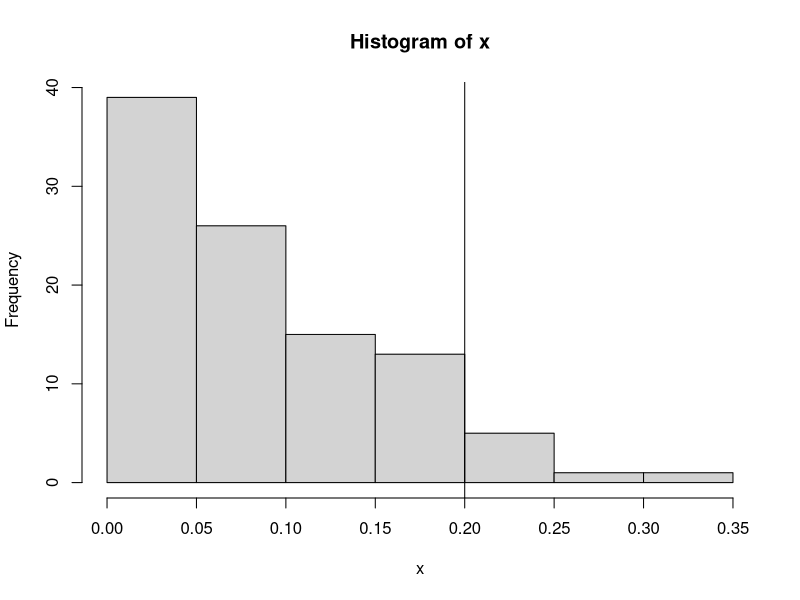
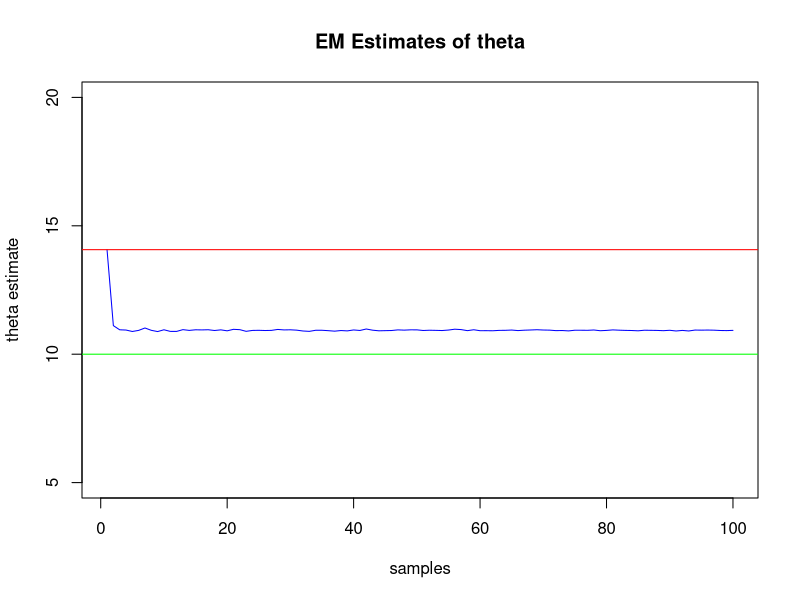
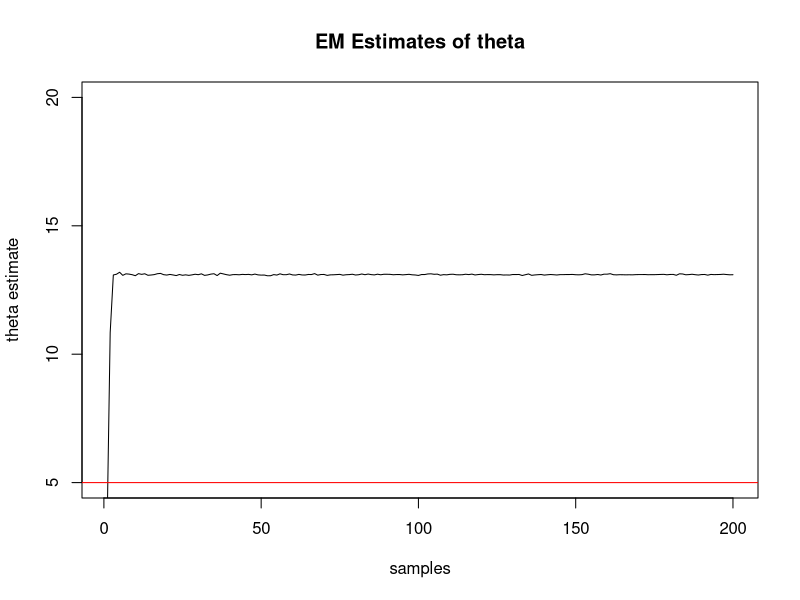
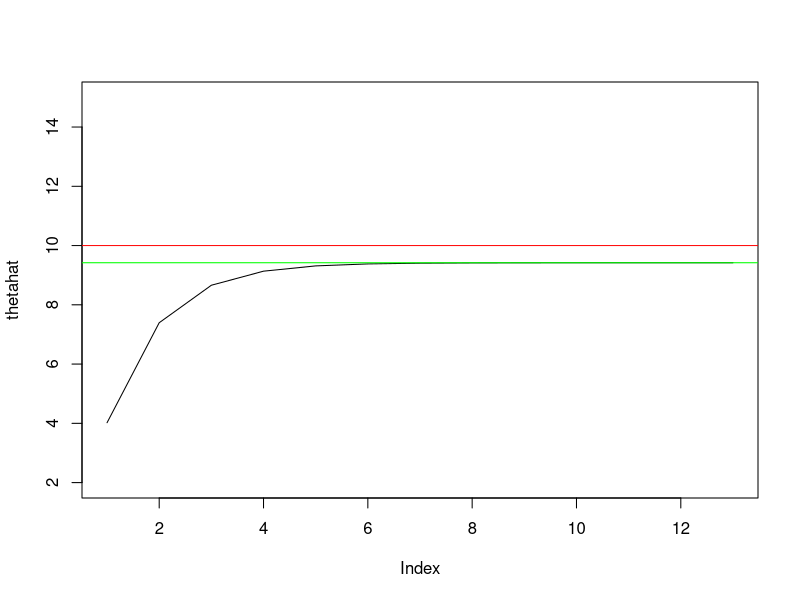
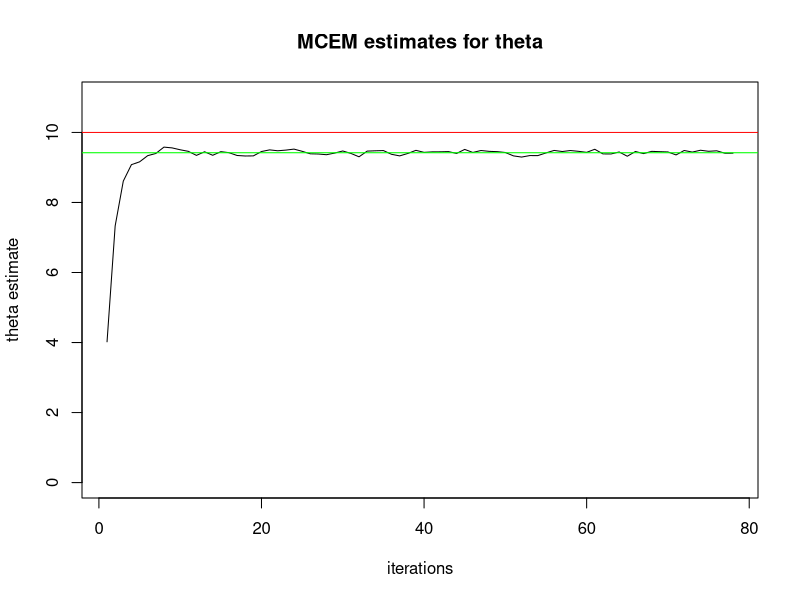
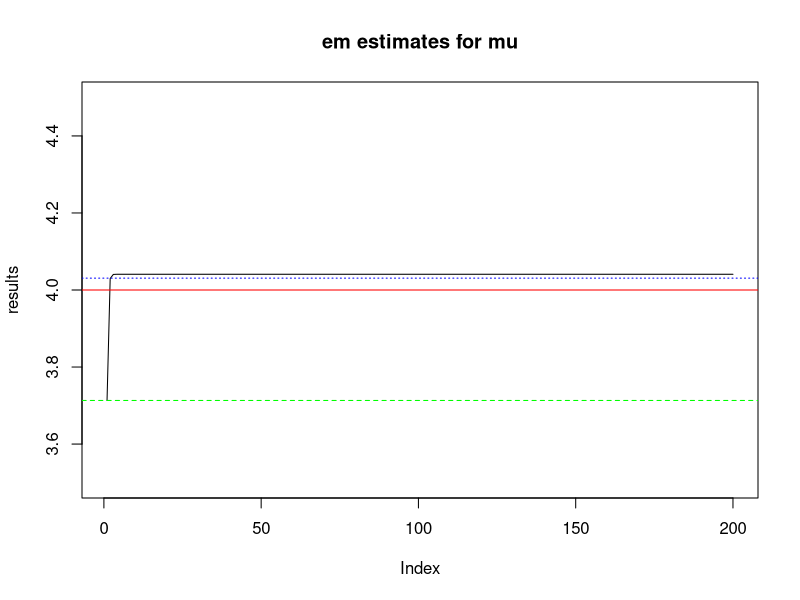
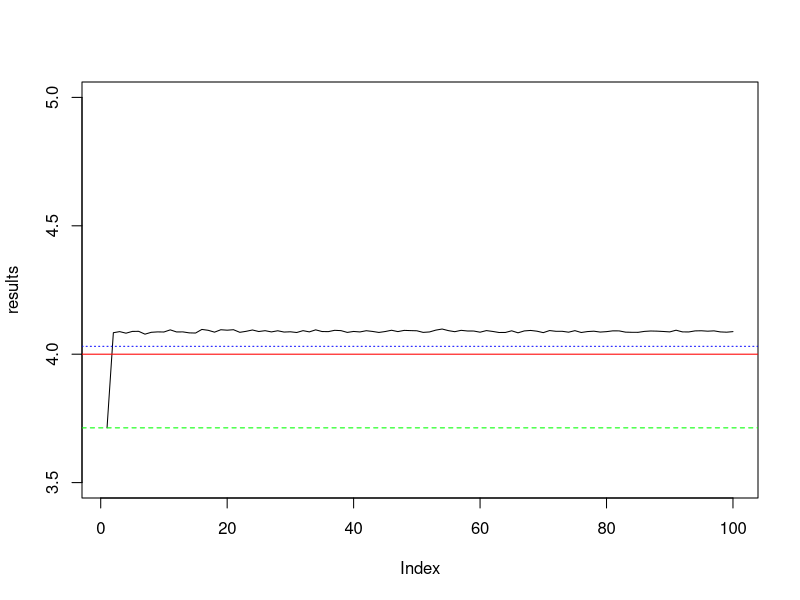

Generate these figures, in order, with R:
## ---- chunk 1
set.seed(5678)
theta = 5
rate = 1/theta

t = 5
N = 100
M = 50
y = rexp(n = N, rate = rate)
x = rexp(n = M, rate = rate)
x = sort(x)
E = as.integer(x > t)

N.ybar = sum(y)
Z = sum(E)
t = 5

theta.j = 0.1
theta.jp1 = 0.5
for(i in 1:10){
  theta.j = theta.jp1
  p = (exp(-t/theta.j)/(1-exp(-t/theta.j)))
  theta.jp1 = (N.ybar + Z*( t + theta.j) + (M-Z)*(theta.j - t*p) ) / (N+M)
  print(theta.jp1)
}



## compare against MLE from observed data
mean(y)

## note, results will vary if you remove seed

## ---- chunk 2

set.seed(456789)
truetheta=10
t = 0.2 ##censoring time
n = 100
x = round(rexp(n, truetheta), 4) #R uses rate
hist(x)
abline(v = t)

## Determine observed vs. missing data
y = x[x < t]
y=sort(y)
r=sum(x < t) ## observed data
m = n-r



N = 100 ## number of iterations
M = 20
new_theta = n/sum(y)
diff = 1
results = numeric(N)
for(i in 1:N){
  results[i] = new_theta
  old_theta = new_theta
  #print(old_theta)
  Y = matrix(data = rep(x = y, M), nrow = length(y), ncol = M)
  Z = t + rexp(n = M * m, rate = old_theta)
  Z = matrix(data = Z, nrow = m, ncol = M)
  X = rbind(Y,Z)
  new_theta = n/mean(apply(X,2, sum))
  #new_theta = n/mean(colSums(X))
  M = M + 5
  #print(new_theta)
}


plot(results, main = "EM Estimates of theta", 
     type = "l", col = "blue", ylim = c(5, 20),
     xlab = "samples", ylab = "theta estimate")
abline(h = truetheta, col = "green")
abline(h = n/sum(y), col = "red") ## MLE estimate of observed data

#thetaMLE= 1/(mean(y[y < t]) + (n-r)*t/r)

## ---- chunk 3

M = 20
y_observed = y[y < t]
new_est = mean(y_observed)
results = numeric(200)
for(i in 1:200){
  old_est = new_est
  samples = rexp(n = m * M, rate = t + old_est)
  Y = matrix(data = rep(y_observed, M), nrow = length(y_observed), ncol = M)
  Z = matrix(data = samples, nrow = m, ncol = M)
  complete = rbind(Y,Z)
  new_est = 1/mean(colMeans(complete))
  #print(new_est)
  results[i] = new_est
  M = M + 5
}

print("tail sample:")
print(tail(results))

plot(results, main = "EM Estimates of theta", type = "l",
     xlab = "samples", ylab = "theta estimate",
     ylim = c(5, 20))
abline(h = theta, col = "red")


## ---- chunk 4

set.seed(4567)
N = 50
theta = 2
c = 0.5
y = sort(rexp(n = N, rate = theta))
bigC = sum(y> c)
print(sum(y> c))

print("MLE:")
print(1/mean(y))
indices = which(y>c) ## which indices show where the data is to be censored?



y_MC = y
y_MC[indices] = NA
theta.tp1 = 0.1
MCEMout = numeric(20)
for(i in 1:2000){
  theta.t = theta.tp1 ## update the conditional parameter
  temp = rexp(n = bigC, rate = theta.t )
  y_MC[indices] = temp
  #theta.tp1 = 1/mean(y_MC, na.rm = TRUE) ## doesn't work! 
  theta.tp1 = N / (sum(y_MC) + (bigC/theta.t))
  MCEMout[i] = theta.tp1 
  #print(theta.tp1)
}

print(mean(MCEMout))


## ---- chunk 5
## Traditional EM for censored exponential
## Generate Data
set.seed(456)
truetheta=10
t=9 ##censoring time
n=200
x=rexp(n,1/truetheta) #R uses rate

## Determine observed vs. missing data
y=replace(x = x, list = x>t, values = t) ## replace x > t, with t
y=sort(y)
r=sum(x<t) ## observed data
yc=y[1:r] ## observed data
ycbar=mean(yc) ## mean of the observed data
m = n-r


### EM
thetahat = ycbar ## MLE using observed data
cur = ycbar ## current estimate of theta for EM loop
diff=1 ## set difference variable for while-loop
while(diff>10^-4)
{   
    i = length(thetahat)
    new_estimate = (r*ycbar+ m*(t + thetahat[i]))/n
    thetahat=c(thetahat, new_estimate) ## grow the vector of estimates
    diff = abs(thetahat[i+1]-thetahat[i])
}


## ---- chunk 6
plot(thetahat, type="l", ylim = c(2, 15))
thetaMLE=ycbar+(n-r)*t/r
abline(h=thetaMLE, col = "green") ## MLE estimate
abline(h = truetheta, col = "red") ## true theta


## ---- chunk 7

## Monte Carlo EM for censored exponential
set.seed(456)
thetahat = ycbar
cur = ycbar
M = 20
diff=1
while(diff > 10^-4){
  i = length(thetahat)
  z = t + rexp(M*m,1/thetahat[i])
  Z = matrix(nrow=m, ncol=M, data = z)
  YC = matrix(nrow=r, ncol=M, data = rep(yc,M))
  simcomplete = rbind(Z, YC)
  new_estimate = mean(apply(simcomplete,2,mean))
  thetahat=c(thetahat, new_estimate)
  diff=abs(thetahat[i+1]-thetahat[i])
  M = M + 1
}



plot(thetahat, type="l",
     main = "MCEM estimates for theta",
     xlab = "iterations", ylab = "theta estimate",
     ylim = c(0, 11))
thetaMLE=ycbar+(n-r)*t/r
abline(h=thetaMLE, col = "green") ## MLE estimate
abline(h = truetheta, col = "red") ## true theta


## ---- chunk 8

set.seed(2345)
n = 100
mu = 4
sd = 1
x = rnorm(n, mu, sd)
c = 5
w = x[x < c]
m = sum(x < c)
wbar = mean(w)
r = n - m


N = 200
mu_new = wbar
results = numeric(N)
for(i in 1:N){
    results[i] = mu_new
    mu_old = mu_new
    mu_new = m*wbar/n + (r*mu_old/n) + 
      (r/n)*sd*(dnorm(c - mu_old))/(1 - pnorm(c - mu_old))  ## r/n instead of 1/n
    #print(mu_new)
}


print(tail(results))
plot(results, type = "l", main = "em estimates for mu", ylim = c(3.5, 4.5))
abline(h = mu, col = "red")
abline(h = wbar, col = "green", lty = 2)
abline(h = mean(x), col = "blue", lty = 3)


## ---- chunk 9

set.seed(2345)
n = 100
mu = 4
sd = 1
x = rnorm(n, mu, sd)
c = 5
w = x[x < c]
m = sum(x < c)
wbar = mean(w)
r = n - m


M = 10
N = 100
mu_new = wbar
results = numeric(N)
for(i in 1:N){
    results[i] = mu_new
    mu_old = mu_new
    ## abs(N(0,1)) + mu_old + (c - mu_old) to *approximate*
    ## the truncated samples we need
    Z = matrix(data = (c - mu_old) + (mu_old +  abs(rnorm(n = r*M, mean = 0, sd = 1))), 
        nrow = r, ncol = M)
    mu_new = (m*wbar/n) + mean(colMeans(Z))*r/n
    M = M + 1
}

plot(results, type = "l", ylim = c(3.5, 5))
abline(h = mu, col = "red")
abline(h = wbar, col = "green", lty = 2)
abline(h = mean(x), col = "blue", lty = 3)





